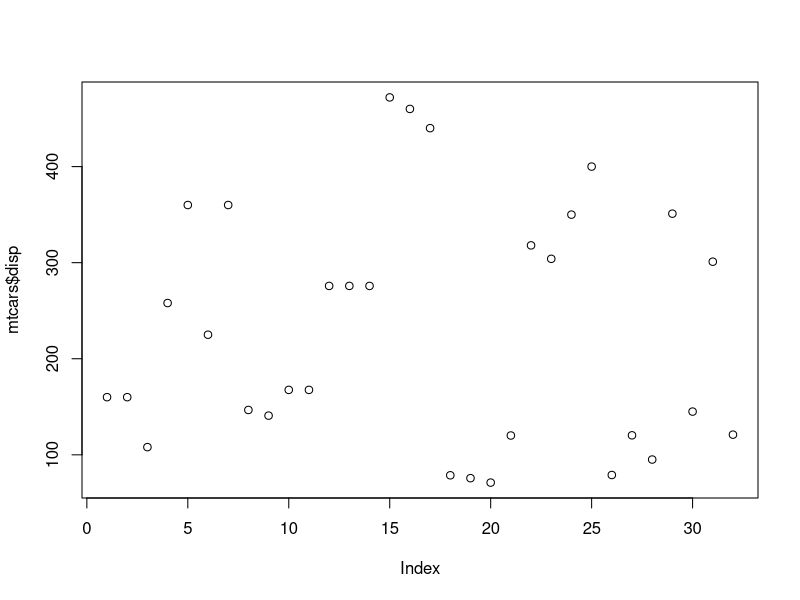
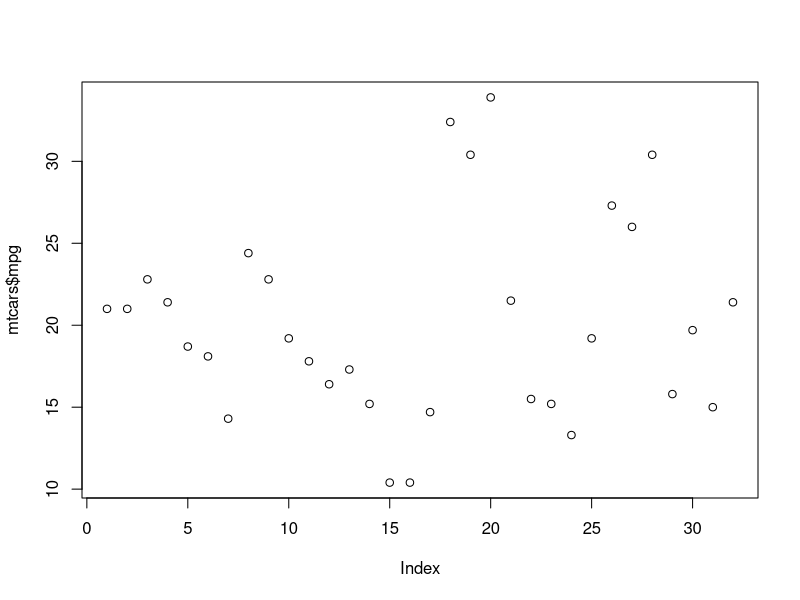
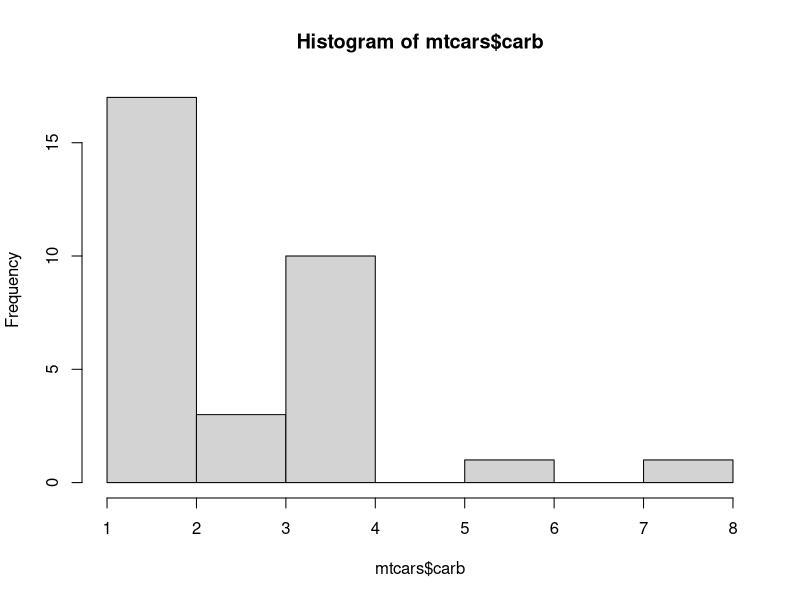
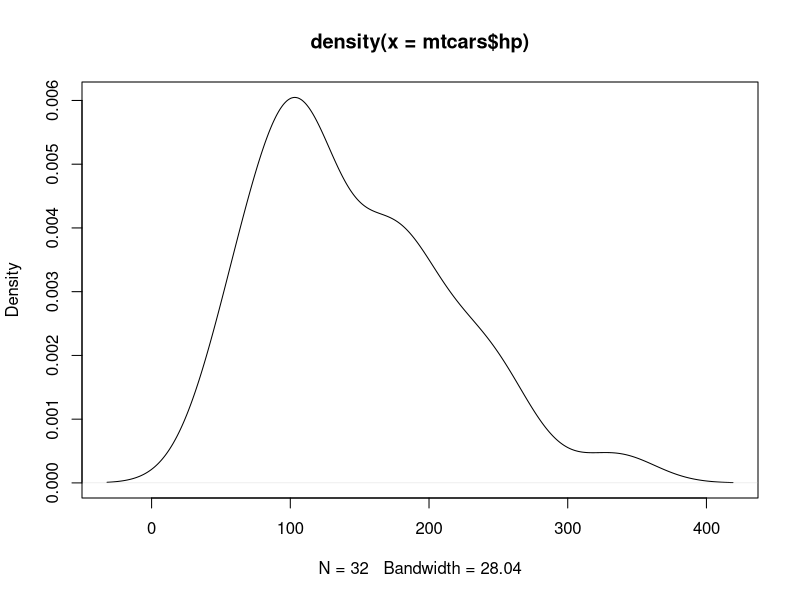
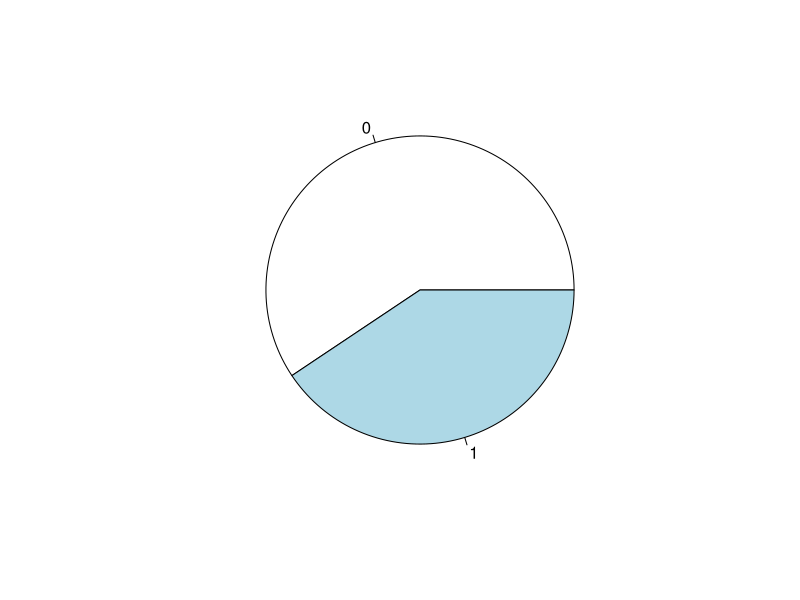
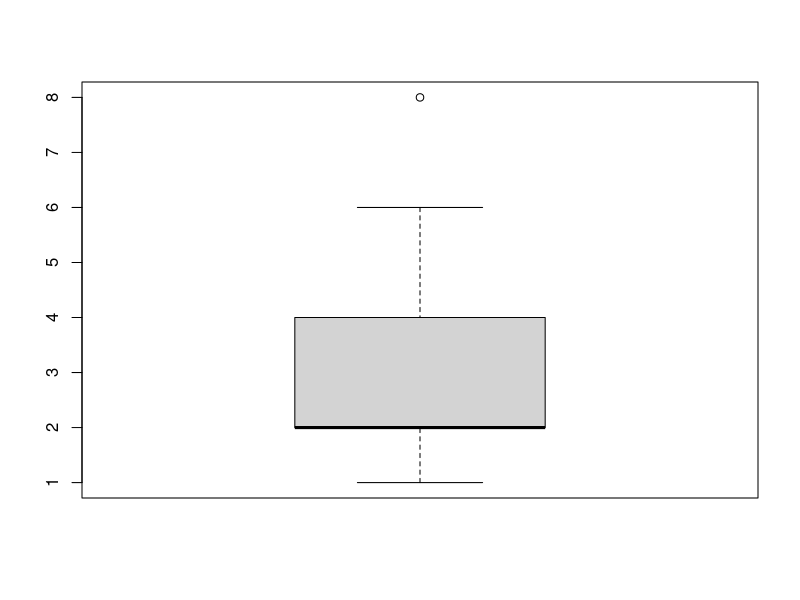
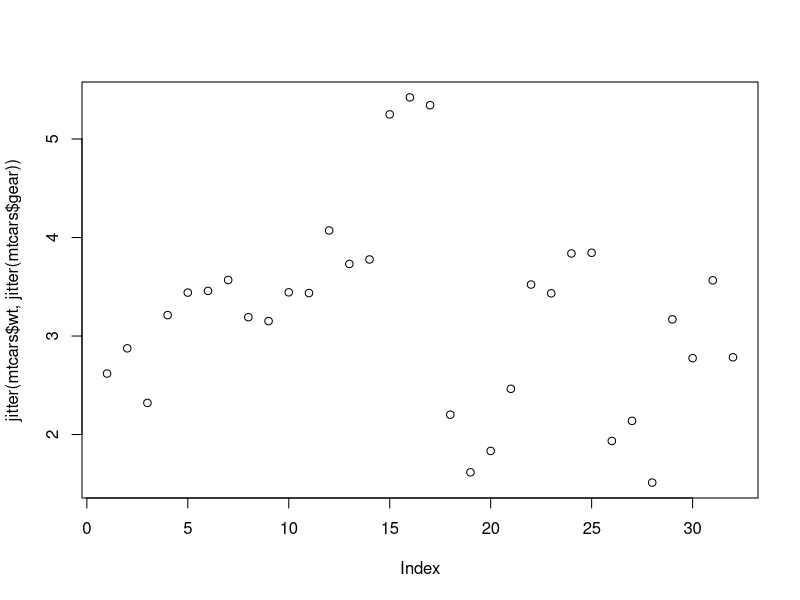
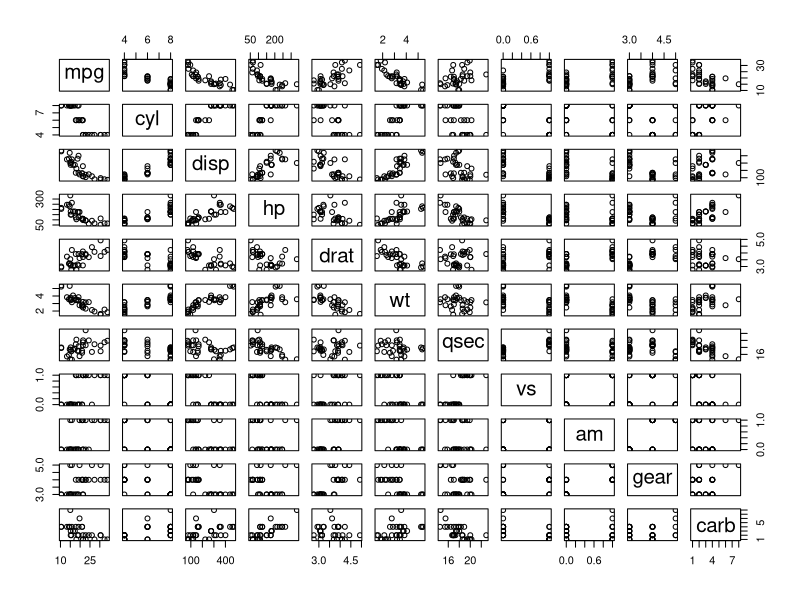

Here is the R script that generated these plots, in order:
## ---- chunk 1
knitr::opts_chunk$set(echo = TRUE)
## ---- chunk 2
summary(cars)
## ---- chunk 3
plot(mtcars$disp)
## ---- chunk 4
plot(mtcars$mpg)
## ---- chunk 5
dim(mtcars)
## ---- chunk 6
nrow(mtcars)
## ---- chunk 7
ncol(mtcars)
## ---- chunk 8
# colnames(mtcars)
## ---- chunk 9
attributes(mtcars)
## ---- chunk 10
mtcars[1:5,]
## ---- chunk 11
head(mtcars)
## ---- chunk 12
tail(mtcars)
## ---- chunk 13
summary(mtcars)
## ---- chunk 14
quantile(mtcars$gear)
## ---- chunk 15
var(mtcars$drat)
## ---- chunk 16
hist(mtcars$carb)
## ---- chunk 17
plot(density(mtcars$hp))
## ---- chunk 18
table(mtcars$wt)
## ---- chunk 19
pie(table(mtcars$am))
## ---- chunk 20
cov(mtcars$drat, mtcars$qsec)
## ---- chunk 21
cor(mtcars$cyl, mtcars$mpg)
## ---- chunk 22
boxplot(mtcars$carb, data=mtcars)
## ---- chunk 23
plot(jitter(mtcars$wt, jitter(mtcars$gear)))
## ---- chunk 24
pairs(mtcars) 
